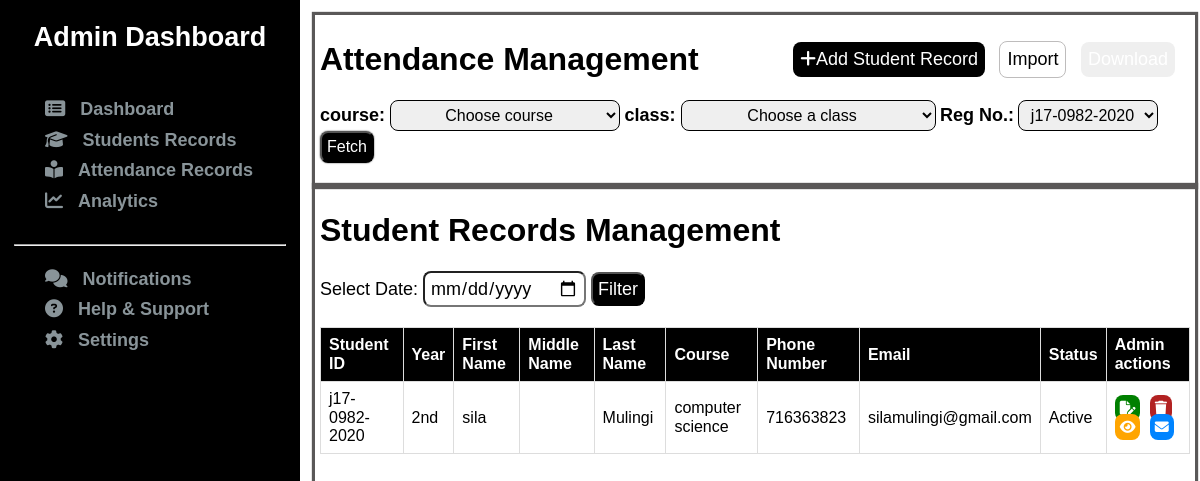
Before: /customAdmin/studentRecords/ with the older database file.
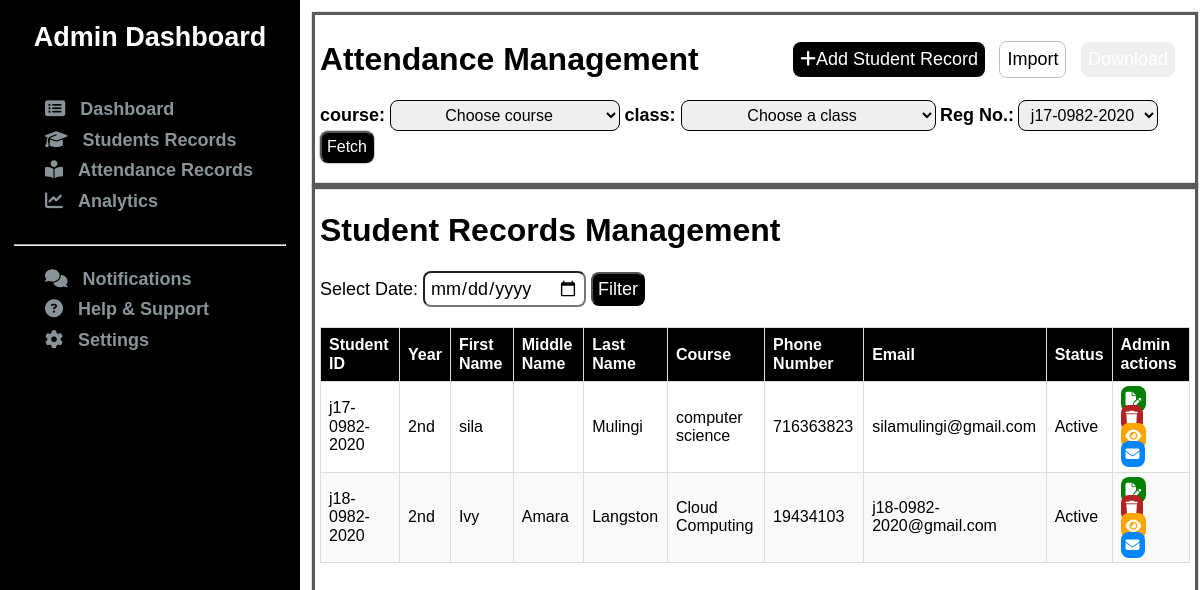
After: the same page with the newer database file.
### coreApp/models.py (models this page shows, shortened)
class StudentProfile(models.Model):
    first_name = models.CharField(max_length=256)  # null=False is default for CharField
    last_name = models.CharField(max_length=256)
    username = models.CharField(max_length=256, unique=True)
    course = models.CharField(max_length=200)
    phone = models.BigIntegerField(unique=True)
    email = models.EmailField(unique=False)
    password = models.CharField(max_length=256)
    middle_name = models.CharField(
        max_length=256,
        blank=True,  # Allows empty string in forms
        null=True,    # Allows NULL in database
        default=''    # Default value when not provided
    )
    ranking = models.CharField(max_length=256, blank=True, default='')
    image = models.ImageField(upload_to='student_photos', blank=True, null=True)

### coreApp/views.py (the view)
# urls.py: path('customAdmin/studentRecords/', views.studentRecords, name='studentRecords'),
def studentRecords(request):
    context = {}
    students = StudentProfile.objects.all()
    context['students'] = students
    return render(request, 'admin/studentRecords.html', context)

### templates/admin/studentRecords.html (shortened to what this page needs)
{% extends 'admin/adminBase.html' %}
{% load static %}
{% block content %}
    <div class="studentQueries">
        <div class="heading">
            <div class="title">
                <h1>Attendance Management</h1>
                <div class="actionButtons">
                    <a href="{% url 'createStudent' %}" class="btn-add"><button><i class="fa-solid fa-plus"></i>Add Student Record</button></a>
                    <button>Import</button>
                    <button>Download</button>
                </div>
            </div>
            <div class="filters">
                <form action="">
                <label for="course">course: </label>
                <select name="course" id="">
                    <option value="" selected>Choose course</option>
                </select>
                <label for="course">class: </label>
                <select name="course" id="">
                    <option value="">Choose a class</option>
                </select>
                <label for="regNumber">Reg No.:</label>
                    <select name="" id="">
                        <option value="">j17-0982-2020</option>
                    </select>
                 <button type="submit">Fetch</button>
                </form>
            </div>
        </div>
        <div class="results">
            <h1>Student Records Management</h1>
            <div class="controls">
                <label for="date">Select Date:</label>
                <input type="date" id="date" name="date">
                <button onclick="filterRecords()">Filter</button>
            </div>
            <table id="attendanceTable">
                <thead>
                    <tr>
                        <th>Student ID</th>
                        <th>Year</th>
                        <th>First Name</th>
                        <th>Middle Name</th>
                        <th>Last Name</th>
                        <th>Course</th>
                        <th>Phone Number</th>
                        <th>Email</th>
                        <th>Status</th>
                        <th>Admin actions</th>
                    </tr>
                </thead>
                <tbody>
                    {% for student in students %}
                    <tr>
                        <td>{{ student.username }}</td>
                         <td>2nd</td>
                        <td>{{ student.first_name }}</td>
                        <td>{{ student.middle_name }}</td>
                        <td>{{ student.last_name }}</td>
                        <td>{{ student.course }}</td>
                        <td>{{ student.phone }}</td>
                        <td>{{ student.email }}</td>
                        <td>Active</td>
                        <td>
                            <a href="{% url 'update' student.username %}" class="btn btn-update"><i class="fa-solid fa-file-pen"></i></a>
                            <a href="{% url 'delete' student.username %}" class="btn btn-delete"><i class="fa-solid fa-trash"></i></a>
                            <a href="" class="btn btn-view"><i class="fa-solid fa-eye"></i></a>
                            <a href="mailto:{{student.email}}" class="btn btn-contact"><i class="fa-solid fa-envelope"></i></a>
                        </td>
                    </tr>
                    {% endfor %}
                </tbody>
            </table>
        </div>
        </div>
{% endblock content %}

Changed rows visible on the page:
added StudentProfile: username "j18-0982-2020", first_name "Ivy", middle_name "Amara", last_name "Langston", course "Cloud Computing", phone "19434103", email "j18-0982-2020@gmail.com"
